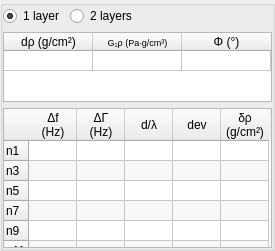
                 <widget class="QGroupBox" name="groupBox_settings_mechanics_simulator">
                  <property name="enabled">
                   <bool>true</bool>
                  </property>
                  <property name="title">
                   <string/>
                  </property>
                  <property name="flat">
                   <bool>true</bool>
                  </property>
                  <layout class="QVBoxLayout" name="verticalLayout_23">
                   <property name="leftMargin">
                    <number>0</number>
                   </property>
                   <property name="topMargin">
                    <number>0</number>
                   </property>
                   <property name="rightMargin">
                    <number>0</number>
                   </property>
                   <property name="bottomMargin">
                    <number>0</number>
                   </property>
                   <item>
                    <layout class="QHBoxLayout" name="horizontalLayout">
                     <item>
                      <widget class="QRadioButton" name="radioButton_settings_mechanics_simulator1l">
                       <property name="sizePolicy">
                        <sizepolicy hsizetype="Preferred" vsizetype="Fixed">
                         <horstretch>0</horstretch>
                         <verstretch>0</verstretch>
                        </sizepolicy>
                       </property>
                       <property name="text">
                        <string>1 layer</string>
                       </property>
                       <property name="checked">
                        <bool>true</bool>
                       </property>
                      </widget>
                     </item>
                     <item>
                      <widget class="QRadioButton" name="radioButton_settings_mechanics_simulatro2l">
                       <property name="sizePolicy">
                        <sizepolicy hsizetype="Preferred" vsizetype="Fixed">
                         <horstretch>0</horstretch>
                         <verstretch>0</verstretch>
                        </sizepolicy>
                       </property>
                       <property name="text">
                        <string>2 layers</string>
                       </property>
                      </widget>
                     </item>
                     <item>
                      <spacer name="horizontalSpacer_12">
                       <property name="orientation">
                        <enum>Qt::Horizontal</enum>
                       </property>
                       <property name="sizeHint" stdset="0">
                        <size>
                         <width>40</width>
                         <height>0</height>
                        </size>
                       </property>
                      </spacer>
                     </item>
                    </layout>
                   </item>
                   <item>
                    <widget class="QTableWidget" name="tableWidgetsettings_mechanics_simulatorin">
                     <property name="sizePolicy">
                      <sizepolicy hsizetype="Expanding" vsizetype="Fixed">
                       <horstretch>0</horstretch>
                       <verstretch>0</verstretch>
                      </sizepolicy>
                     </property>
                     <property name="verticalScrollBarPolicy">
                      <enum>Qt::ScrollBarAlwaysOff</enum>
                     </property>
                     <property name="horizontalScrollBarPolicy">
                      <enum>Qt::ScrollBarAlwaysOff</enum>
                     </property>
                     <property name="sizeAdjustPolicy">
                      <enum>QAbstractScrollArea::AdjustToContents</enum>
                     </property>
                     <attribute name="horizontalHeaderDefaultSectionSize">
                      <number>89</number>
                     </attribute>
                     <attribute name="verticalHeaderVisible">
                      <bool>false</bool>
                     </attribute>
                     <attribute name="verticalHeaderDefaultSectionSize">
                      <number>20</number>
                     </attribute>
                     <row>
                      <property name="text">
                       <string>Value</string>
                      </property>
                     </row>
                     <column>
                      <property name="text">
                       <string>dρ (g/cm²)</string>
                      </property>
                     </column>
                     <column>
                      <property name="text">
                       <string>G₁ρ (Pa∙g/cm³)</string>
                      </property>
                      <property name="font">
                       <font>
                        <pointsize>7</pointsize>
                       </font>
                      </property>
                     </column>
                     <column>
                      <property name="text">
                       <string>Φ (°)</string>
                      </property>
                     </column>
                    </widget>
                   </item>
                   <item>
                    <widget class="QTableWidget" name="tableWidgetsettings_mechanics_simulatorout">
                     <property name="sizePolicy">
                      <sizepolicy hsizetype="Expanding" vsizetype="Preferred">
                       <horstretch>0</horstretch>
                       <verstretch>0</verstretch>
                      </sizepolicy>
                     </property>
                     <property name="verticalScrollBarPolicy">
                      <enum>Qt::ScrollBarAlwaysOff</enum>
                     </property>
                     <property name="horizontalScrollBarPolicy">
                      <enum>Qt::ScrollBarAlwaysOff</enum>
                     </property>
                     <property name="sizeAdjustPolicy">
                      <enum>QAbstractScrollArea::AdjustToContents</enum>
                     </property>
                     <property name="alternatingRowColors">
                      <bool>true</bool>
                     </property>
                     <attribute name="horizontalHeaderDefaultSectionSize">
                      <number>48</number>
                     </attribute>
                     <attribute name="verticalHeaderDefaultSectionSize">
                      <number>20</number>
                     </attribute>
                     <row>
                      <property name="text">
                       <string>n1</string>
                      </property>
                     </row>
                     <row>
                      <property name="text">
                       <string>n3</string>
                      </property>
                     </row>
                     <row>
                      <property name="text">
                       <string>n5</string>
                      </property>
                     </row>
                     <row>
                      <property name="text">
                       <string>n7</string>
                      </property>
                     </row>
                     <row>
                      <property name="text">
                       <string>n9</string>
                      </property>
                     </row>
                     <row>
                      <property name="text">
                       <string>n11</string>
                      </property>
                     </row>
                     <column>
                      <property name="text">
                       <string>Δf
(Hz)</string>
                      </property>
                     </column>
                     <column>
                      <property name="text">
                       <string>ΔΓ
(Hz)</string>
                      </property>
                     </column>
                     <column>
                      <property name="text">
                       <string>d/λ</string>
                      </property>
                     </column>
                     <column>
                      <property name="text">
                       <string>dev</string>
                      </property>
                     </column>
                     <column>
                      <property name="text">
                       <string>δρ
(g/cm²)</string>
                      </property>
                     </column>
                     <item row="0" column="0">
                      <property name="text">
                       <string/>
                      </property>
                     </item>
                    </widget>
                   </item>
                  </layout>
                 </widget>
